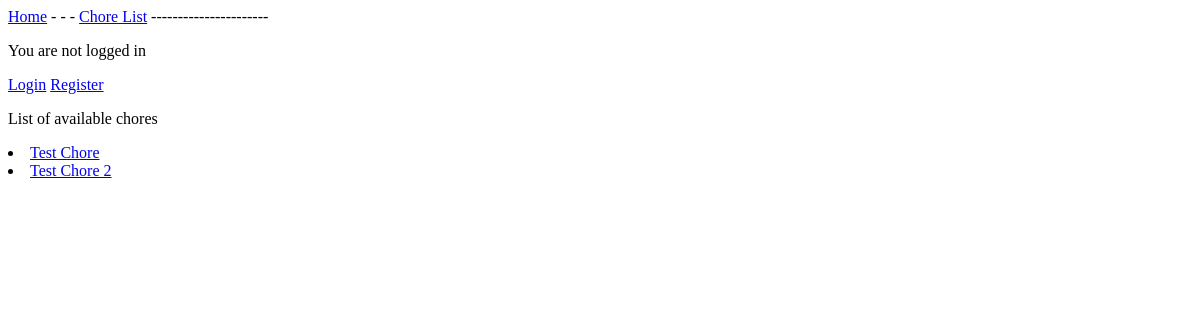
The page /chore_list/ on the database as committed earlier.
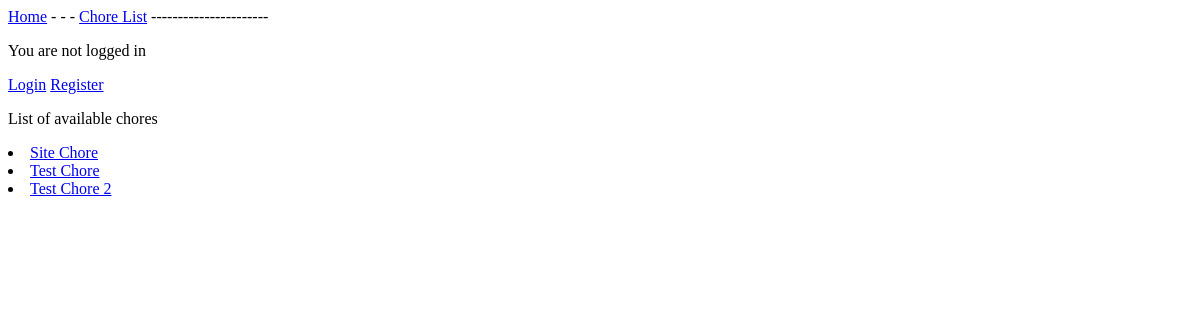
The same page on the database as committed later.
### chores/models.py (models this page shows, shortened)
class Chores(models.Model):
    name = models.CharField(max_length=140)
    time_listed = models.DateTimeField(auto_now_add=True)
    expire_date = models.DateTimeField()
    pay = models.FloatField()
    image = models.ImageField(blank=True, upload_to='images/')
    completed = models.BooleanField(default=False)
    approved = models.BooleanField(default=False)
    owner = models.ForeignKey(settings.AUTH_USER_MODEL, on_delete=models.CASCADE, null=True)
    def __str__(self):
        return self.name

### chores/views.py (the view)
# urls.py: path('chore_list/', views.chore_list, name='chore_list'),
def chore_list(request):
    chores = Chores.objects.order_by('name').exclude(completed=True)
    context = {'chores' : chores}
    return render(request, 'chores/chore_list.html', context)

### chores/templates/chores/chore_list.html (shortened to what this page needs)
{% extends 'chores/base.html' %}
        {% block content %}
        <P>List of available chores</P>
        {% for chore in chores %}
        <li>
            <a href="{% url 'chores:edit_chore' chore.id %}">{{ chore }}</a>
        </li>
        {% empty %}
        <li>
            No chores available
        </li>
        {% endfor %}
        {% endblock %}

### chores/templates/chores/base.html
<a href="{% url 'chores:home' %}">Home</a> - - -
<a href="{% url 'chores:chore_list' %}">Chore List</a>
----------------------
{% if user.is_authenticated %}
<strong>Hi {{ user.username }}!</strong>
<a href="{% url 'chores:logout' %}">Logout</a>
{% else %}
<p>You are not logged in</p>
<a href="{% url 'chores:login' %}">Login</a>
<a href="{% url 'chores:register' %}">Register</a>
{% endif %}
<div class="container">
    {% block content %}
    {% endblock %}
</div>

Rows that differ between the two databases and show on the page:
added Chores: name "Site Chore"
